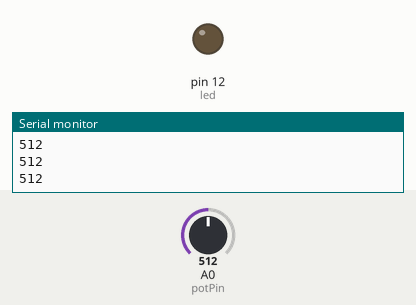
Simulated run of this sketch. Board: Arduino Uno, built with avr-gcc and run on an emulated ATmega328P. Parts: output pins drawn as LEDs (lit = HIGH), the last lines printed to the serial monitor. Dashed ring = blinking. Inputs (shaded band) come from the test bench; at power-on: A0 (potPin) = 512.

Above: at 1.2 s.
1.3 s: A0 (potPin) set to 306
At 1.63 s:
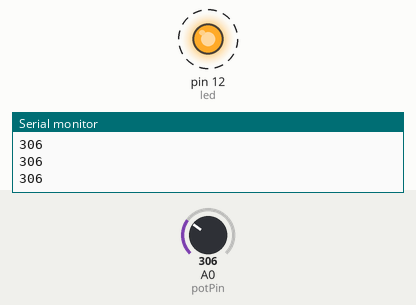
4.3 s: A0 (potPin) set to 122
At 4.65 s:
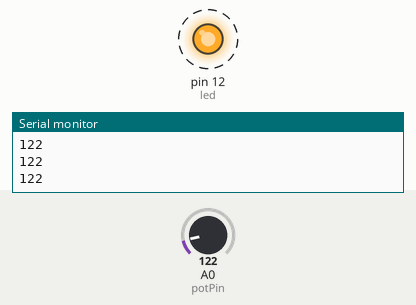
Timing chart, 0 to 13.3 s (numbered marks = the images above; inputs shaded):
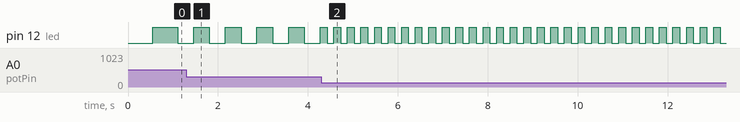

The sketch:

blinkSpeedFromPotentiometer.ino
```cpp
/******************************
*
* CONTROL LED BLINK RATE WITH
* A POTENTIOMETER
*
* microcontrollers for artists
* fall 2019
*
******************************/

//set pin numbers and initialize variables
int led = 12;
int sensorValue = 0;
int potPin = A0;
bool ledState = false;
long int previousTime = 0;

// the setup routine runs once when you press reset:
void setup() {
  //start up a serial connection
  Serial.begin(9600);

  //set pin modes
  pinMode(led, OUTPUT);
  pinMode(potPin, INPUT);

}

// the loop routine runs over and over again forever:
void loop() {

  //read voltage from our pot circuit
  //1 - 1023 directly controls blink time in milliseconds
  sensorValue = analogRead(potPin);

  //check time elapsed: is it greater than our sensor value aka blink rate?
  //if so toggle state of our LED circuit
  if(millis() - previousTime >= sensorValue){

    ledState = !ledState;
    previousTime = millis();
  }


  digitalWrite(led, ledState);

  //small delay to play nice with Serial communication
  delay(50);

  Serial.println(sensorValue);
}
```

Measured:
- after the input at 1.3 s, pin 12 (led): alternates HIGH for 0.35 s and LOW for 0.35 s, starting after 0.16 s
- after the input at 4.3 s, pin 12 (led): alternates HIGH for 0.15 s and LOW for 0.15 s, starting after 0.13 s
